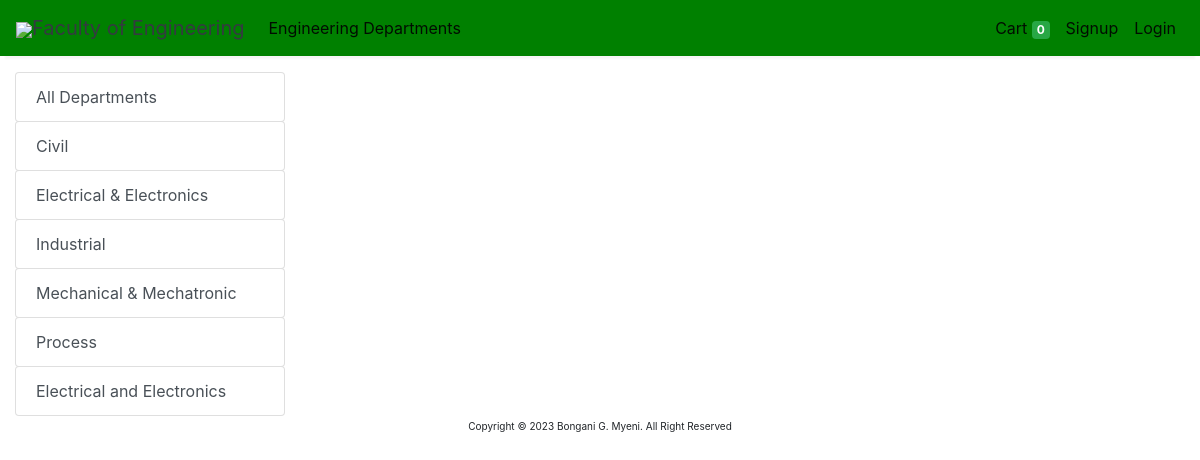
Screenshot of /store?category=22 with the database file from the repository.
### store/models/category.py (models this page shows, shortened)
class Category(models.Model):
    name= models.CharField(max_length=50)
    @staticmethod
    def get_all_categories():
        return Category.objects.all()

### store/views/home.py (the view)
# urls.py: path('' , include('store.urls'))
def store(request):
    cart = request.session.get('cart')
    if not cart:
        request.session['cart'] = {}
    products = None
    categories = Category.get_all_categories()
    categoryID = request.GET.get('category')
    if categoryID:
        products = Products.get_all_products_by_categoryid(categoryID)
    else:
        products = Products.get_all_products();
    data = {}
    data['products'] = products
    data['categories'] = categories
    print('you are : ', request.session.get('email'))
    return render(request, 'index.html', data)

### store/models/product.py (called while the page is built)
    @staticmethod
    def get_all_products_by_categoryid(category_id):
        if category_id:
            return Products.objects.filter (category=category_id)
        else:
            return Products.get_all_products();

### store/templates/index.html (shortened to what this page needs)
{% extends 'base.html' %}
{% block content %}
{% load cart %}
{% load custom_filter %}
<div class="container-fluid mt-3">
	<div class="row">
		<div class="col-lg-3 mx-auto" >
			<div class="list-group">
				<div class="list-group">
					<a href="/" class="list-group-item list-group-item-action btn btn-outline-success">All Departments</a>
					{% for category in categories %}
					<a href="/?category={{category.id}}"
						class="list-group-item list-group-item-action btn btn-outline-success ">{{category.name}}</a>
					{% endfor %}
				</div>
			</div>
		</div>
		<div id='products' class="col-lg-9 mx-auto">
		</div>
	</div>
</div>
{% endblock %}

### rows the page displays
Category: name "Civil"
Category: name "Electrical & Electronics"
Category: name "Industrial"
Category: name "Mechanical & Mechatronic"
Category: name "Process"
Category: name "Electrical and Electronics"

### other values shown
{{ request.session.cart.keys|length }} "0"
